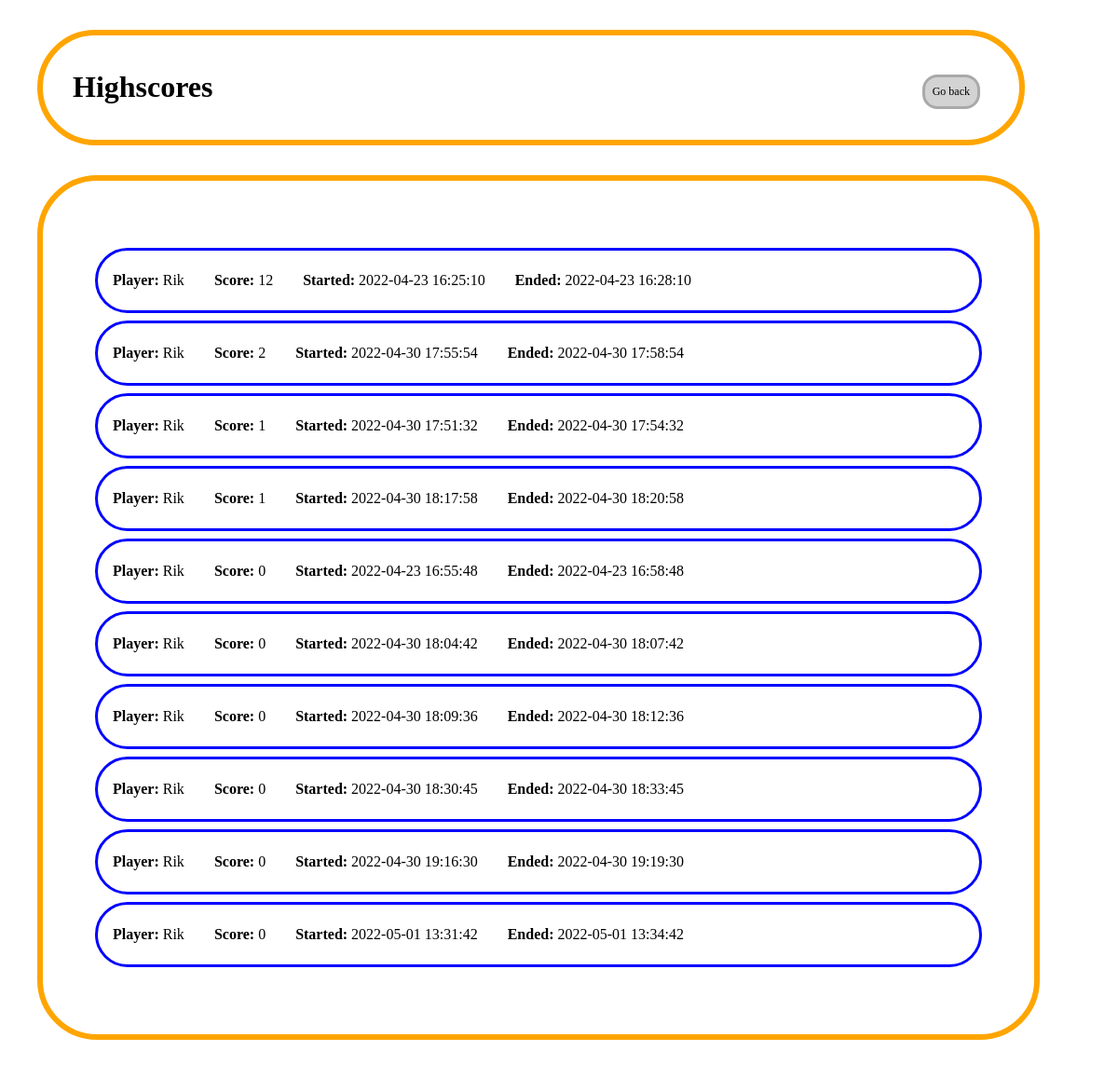
Screenshot of /highscores with the database file from the repository.
### model/game.py (models this page shows, shortened)
class Game(db.Model):
    id = db.Column(db.Integer, primary_key=True)
    score = db.Column(db.Integer, unique=False, nullable=False)
    finished = db.Column(db.Boolean, unique=False, nullable=False)
    letters = db.Column(db.String(24), unique=False, nullable=False)
    words = db.Column(db.String(), unique=False, nullable=False)
    start_time = db.Column(db.DateTime(), unique=False, nullable=False)
    end_time = db.Column(db.DateTime(), unique=False, nullable=False)
    player_id = db.Column(db.Integer, db.ForeignKey('player.id'), nullable=False)
    player = db.relationship('Player', backref=db.backref('Game', lazy=True))
    board = [
        ['', '', '', ''],
        ['', '', '', ''],
        ['', '', '', ''],
        ['', '', '', '']
    ]
    word_list = []
    current_input = ""
    current_letters = []
    message = ""

### model/player.py (models this page shows, shortened)
class Player(db.Model):
    id = db.Column(db.Integer, primary_key=True)
    name = db.Column(db.String(250), unique=True, nullable=False)
    password = db.Column(db.String(250), unique=False, nullable=False)

### controller/gamecontroller.py (the view)
@app.route('/highscores', methods=['GET'])
def show_highscores():
    games = Game.query.all()
    return render_template('highscores.html', games=games, now=datetime.now())

### templates/highscores.html (shortened to what this page needs)
<!DOCTYPE html>
<html lang="en">
<head>
</head>
<body>
    <div class="title-block">
        <h1 class="page-title">Highscores</h1>
        <a style="margin: 26px;" class="game-action go-back" href="../">Go back</a>
    </div>
    <div class="game-list">
        <ul>
        {% for game in games | sort(attribute='score',  reverse = True) if game.end_time < now %}
            <li class="game">
                <span><b>Player:</b> {{ game.player.name }}</span>
                <span><b>Score:</b> {{ game.score }}</span>
                <span><b>Started:</b> {{  game.start_time.strftime('%Y-%m-%d %H:%M:%S') }}</span>
                <span><b>Ended:</b> {{  game.end_time.strftime('%Y-%m-%d %H:%M:%S') }}</span>
        {% endfor %}
        </ul>
    </div>
</body>
</html>

### templates/highscores.html (style rules this page uses)
body { font-family: "Comic Sans MS", "Comic Sans", cursive; }
ul { list-style: none; padding: 16px; }
.game-list { border: 6px solid orange; border-radius: 64px; width: 1000px; padding: 32px; margin: 32px; }
.game { height: 64px; border: 3px solid blue; border-radius: 64px; margin: 8px; display: flex; flex-direction: row; flex-wrap: wrap; align-items: center; }
.game span { margin-left: 16px; margin-right: 16px; }
.game-action { all: unset; cursor: pointer; background: lightgrey; border: 3px solid darkgrey; border-radius: 16px; padding: 8px; font-size: 12px; }
.title-block { display: block; border: 6px solid orange; border-radius: 64px; width: 1000px; padding: 16px; padding-left: 32px; margin: 32px; }
.page-title { display: inline-block; }
.go-back { display: inline-block; float: right; }

### rows the page displays
Game: player.name "Rik", score "12", start_time "2022-04-23 16:25:10", end_time "2022-04-23 16:28:10"
Game: player.name "Rik", score "2", start_time "2022-04-30 17:55:54", end_time "2022-04-30 17:58:54"
Game: player.name "Rik", score "1", start_time "2022-04-30 17:51:32", end_time "2022-04-30 17:54:32"
Game: player.name "Rik", score "1", start_time "2022-04-30 18:17:58", end_time "2022-04-30 18:20:58"
Game: player.name "Rik", score "0", start_time "2022-04-23 16:55:48", end_time "2022-04-23 16:58:48"
Game: player.name "Rik", score "0", start_time "2022-04-30 18:04:42", end_time "2022-04-30 18:07:42"
Game: player.name "Rik", score "0", start_time "2022-04-30 18:09:36", end_time "2022-04-30 18:12:36"
Game: player.name "Rik", score "0", start_time "2022-04-30 18:30:45", end_time "2022-04-30 18:33:45"
Game: player.name "Rik", score "0", start_time "2022-04-30 19:16:30", end_time "2022-04-30 19:19:30"
Game: player.name "Rik", score "0", start_time "2022-05-01 13:31:42", end_time "2022-05-01 13:34:42"
